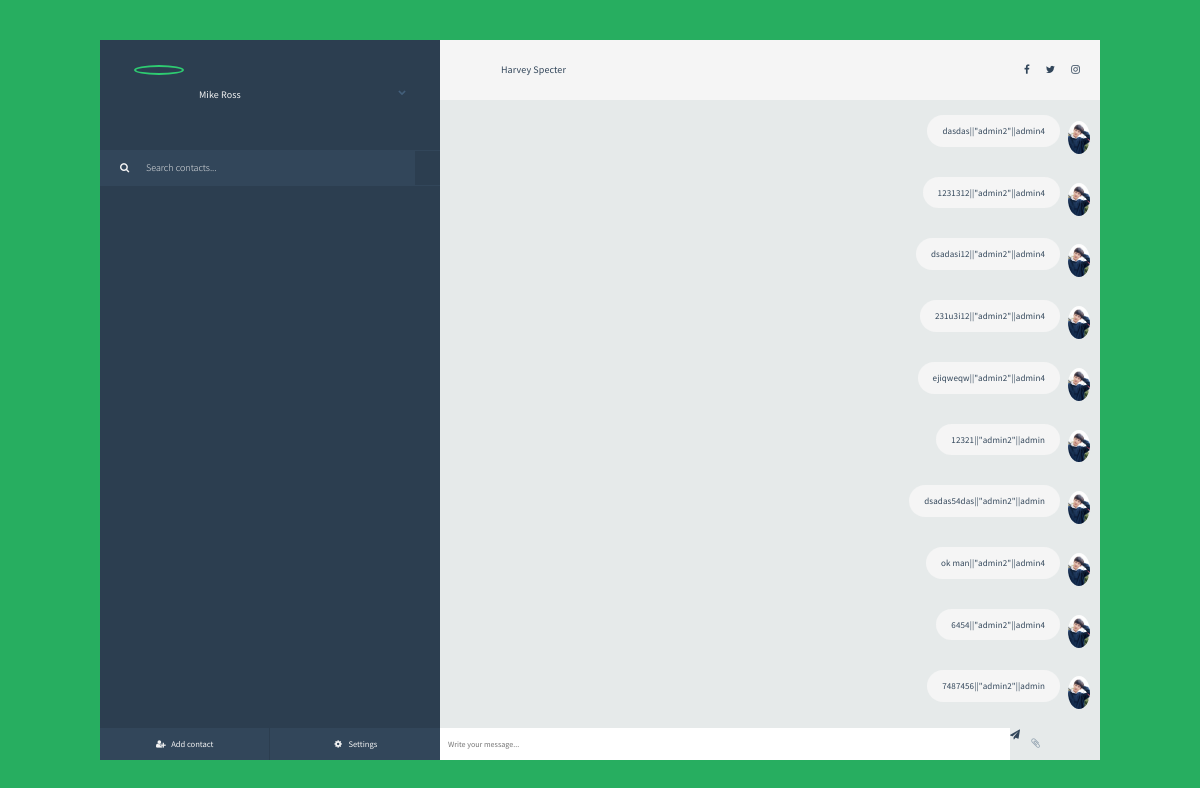
The app's page /chat/admin4/ (signed in) with its own data.
### chat/models.py (models this page shows)
class Message(models.Model):
    author = models.ForeignKey(User,related_name=  "author_messages",on_delete=models.CASCADE)
    room = models.ForeignKey(Room,on_delete=models.CASCADE)
    content = models.CharField(max_length=100000)
    timestamp =  models.DateTimeField(auto_now_add=True)
    def __str__(self):
        return self.author.username
    def last_10_messages(roomName):
        count =int(Message.objects.filter(room = roomName).count())
        if count<=10:
            count =10
        return Message.objects.filter(room = roomName).order_by('timestamp').all()[count-10:count]

### ecom/models.py (models this page shows, shortened)
class Customer(models.Model):
    user = models.OneToOneField(User, null =True,blank=True, on_delete=models.CASCADE)
    name = models.CharField(max_length=200,null=True)
    phone = models.CharField(max_length=200,null=True)
    email = models.CharField(max_length=200,null=True)
    profile_pic = models.ImageField(default="null" ,null=True, blank=True)
    date_created = models.DateTimeField(auto_now_add=True,null=True)

### chat/views.py (the view)
# urls.py: path('chat/<slug:slug>/', views.room, name='chat'),
@login_required
def room(request, slug):
    author = request.user.username
    print("author:L",type(author))
    roomName = slug
    id =User.objects.get(username =roomName )
    room =Room.objects.get(nameRoom = id)
    messages = Message.last_10_messages(room)
    for mesage in messages:
        print("s:",str(mesage))
        if str(mesage) == "admin":
            print("1:",mesage.author)
        else:
            print("ngu")
    a = str(author)
    context = {'a':a,'messages':messages,'room_name_json':mark_safe(json.dumps(slug)),'username':mark_safe(json.dumps(request.user.username))}
    print("messgae:",messages)
    return render(request, 'chat/chat1.html',context)

### ecom/templates/chat/chat1.html (shortened to what this page needs)
{% load static%}
<!DOCTYPE html>
<html>
    <head>
        <link href="//maxcdn.bootstrapcdn.com/bootstrap/4.0.0/css/bootstrap.min.css" rel="stylesheet" id="bootstrap-css">
        <link href="//netdna.bootstrapcdn.com/bootstrap/3.0.0/css/bootstrap.min.css" rel="stylesheet" id="bootstrap-css">
        <link href="{% static 'css/cssChat.css' %}" rel="stylesheet">
        <link href="{% static 'js/jsChat.js' %}" rel="stylesheet">
        <link rel='stylesheet prefetch' href='https://cdnjs.cloudflare.com/ajax/libs/meyer-reset/2.0/reset.min.css'><link rel='stylesheet prefetch' href='https://cdnjs.cloudflare.com/ajax/libs/font-awesome/4.6.2/css/font-awesome.min.css'>
</head><body>
<div id="frame">
	<div id="sidepanel">
		<div id="profile">
			<div class="wrap">
				<img id="profile-img" src="http://emilcarlsson.se/assets/mikeross.png" class="online" alt="" />
				<p>Mike Ross</p>
				<i class="fa fa-chevron-down expand-button" aria-hidden="true"></i>
				<div id="expanded">
				</div>
			</div>
		</div>
		<div id="search">
			<label for=""><i class="fa fa-search" aria-hidden="true"></i></label>
			<input type="text" placeholder="Search contacts..." />
		</div>
		<div id="contacts">
		</div>
		<div id="bottom-bar">
			<button id="addcontact"><i class="fa fa-user-plus fa-fw" aria-hidden="true"></i> <span>Add contact</span></button>
			<button id="settings"><i class="fa fa-cog fa-fw" aria-hidden="true"></i> <span>Settings</span></button>
		</div>
	</div>
	<div class="content">
		<div class="contact-profile">
			<p>Harvey Specter</p>
			<div class="social-media">
				<i class="fa fa-facebook" aria-hidden="true"></i>
				<i class="fa fa-twitter" aria-hidden="true"></i>
				 <i class="fa fa-instagram" aria-hidden="true"></i>
			</div>
		</div>
		<div class="messages">
			<ul id="chat-log">
				{% for message in messages%}
					{% if message.author == request.user %}
						<li class="sent">
							<img src="{{author.profile_pic.url}}" alt="" />
							<p>{{message.content}}||{{message.author}}</p>
						</li>
					{% else %}
						<li class="replies">
							<img src='{{request.user.customer.profile_pic.url}}' alt="" />
							<p>{{message.content}}||{{username}}||{{message.author}}</p>
						</li>
					{% endif %}
				{% endfor %}
			</ul>
		</div>
		<div class="message-input">
			<div class="wrap">
			<input type="text" id="chat-message-input" placeholder="Write your message..." />
			<i class="fa fa-paperclip attachment" aria-hidden="true"></i>
			<buton id="chat-message-submit" class="submit">
                <i class="fa fa-paper-plane" aria-hidden="true"></i></button>
			</div>
		</div>
	</div>
</div>
</body></html>

### records on screen
Message: user.customer.profile_pic (picture), content "dasdas", username "\"admin2\"", author "admin4"
Message: user.customer.profile_pic (picture), content "1231312", username "\"admin2\"", author "admin4"
Message: user.customer.profile_pic (picture), content "dsadasi12", username "\"admin2\"", author "admin4"
Message: user.customer.profile_pic (picture), content "231u3i12", username "\"admin2\"", author "admin4"
Message: user.customer.profile_pic (picture), content "ejiqweqw", username "\"admin2\"", author "admin4"
Message: user.customer.profile_pic (picture), content "12321", username "\"admin2\"", author "admin"
Message: user.customer.profile_pic (picture), content "dsadas54das", username "\"admin2\"", author "admin"
Message: user.customer.profile_pic (picture), content "ok man", username "\"admin2\"", author "admin4"
Message: user.customer.profile_pic (picture), content "6454", username "\"admin2\"", author "admin4"
Message: user.customer.profile_pic (picture), content "7487456", username "\"admin2\"", author "admin"
